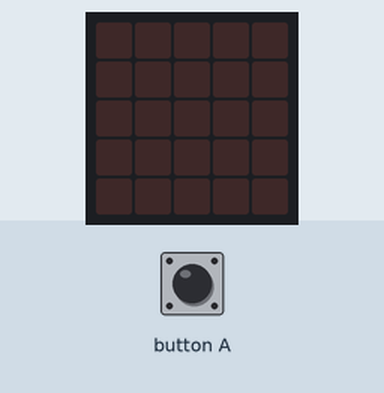
A program run on a simulated BBC micro:bit running MicroPython. Shown: the board's 5×5 LED display. The inputs (shaded band) are chosen by the test bench. Dim RGB values are drawn brighter than linear.

Above: at 1.2 s.
1.3 s: button A pressed for 0.15 s
At 2.45 s:
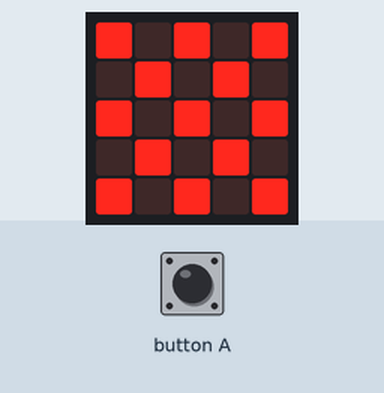
4.3 s: button A pressed for 1 s
At 6.23 s:
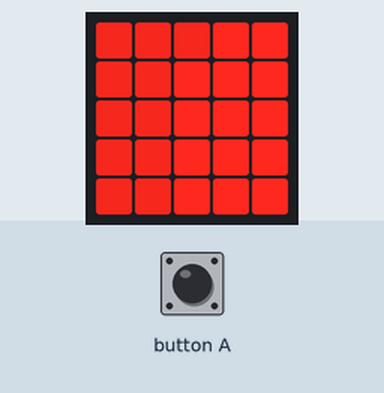
8.3 s: button A pressed for 3.2 s
At 8.4 s:
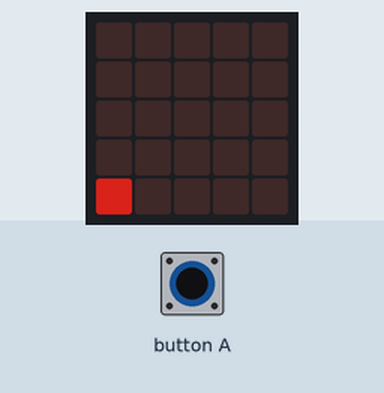
Timing chart, 0 to 11.3 s (numbered marks = the images above; inputs shaded):
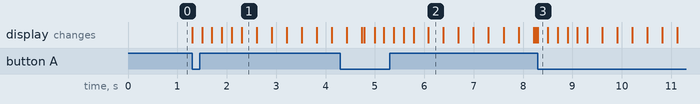

Measured:
- after the input at 1.3 s, the display: first changes at once (image 1 shows a later state)
- after the input at 4.3 s, the display: first differs from a run without the input after 0.48 s (image 2 shows a later state)
- after the input at 8.3 s, the display: changes at once (image 3)

The program:

Jem.py
```python
from microbit import *

sleep_delay = 200
firework=Image("00000:00000:00000:00000:50000")
fw2=Image("00000:00000:00000:05000:00000")
fw3=Image("00000:00000:00500:00000:00000")
fw4=Image("00000:00000:00900:00000:00000")
fw5=Image("00000:09090:00900:09090:00000")
fw6=Image("90909:09090:90909:09090:90909")
fw7=Image("99999:99999:99999:99999:99999")


def show_fw():
    display.show(firework)
    sleep(sleep_delay)
    display.show(fw2)
    sleep(sleep_delay)
    display.show(fw3)
    sleep(sleep_delay)
    display.show(fw4)
    sleep(sleep_delay)
    display.show(fw5)
    sleep(sleep_delay)
    display.show(fw6)
    sleep(sleep_delay)
    display.show(fw7)


def fade():
    for x in range(0,5):
        for y in range(0,5):
            br=display.get_pixel(x,y)
            if br>0:
                display.set_pixel(x,y,br-1)
            sleep(10)


def fade_out():
    for j in range(0,9):
        fade()


while True:
    if button_a.was_pressed():
        show_fw()
        fade_out()
```
